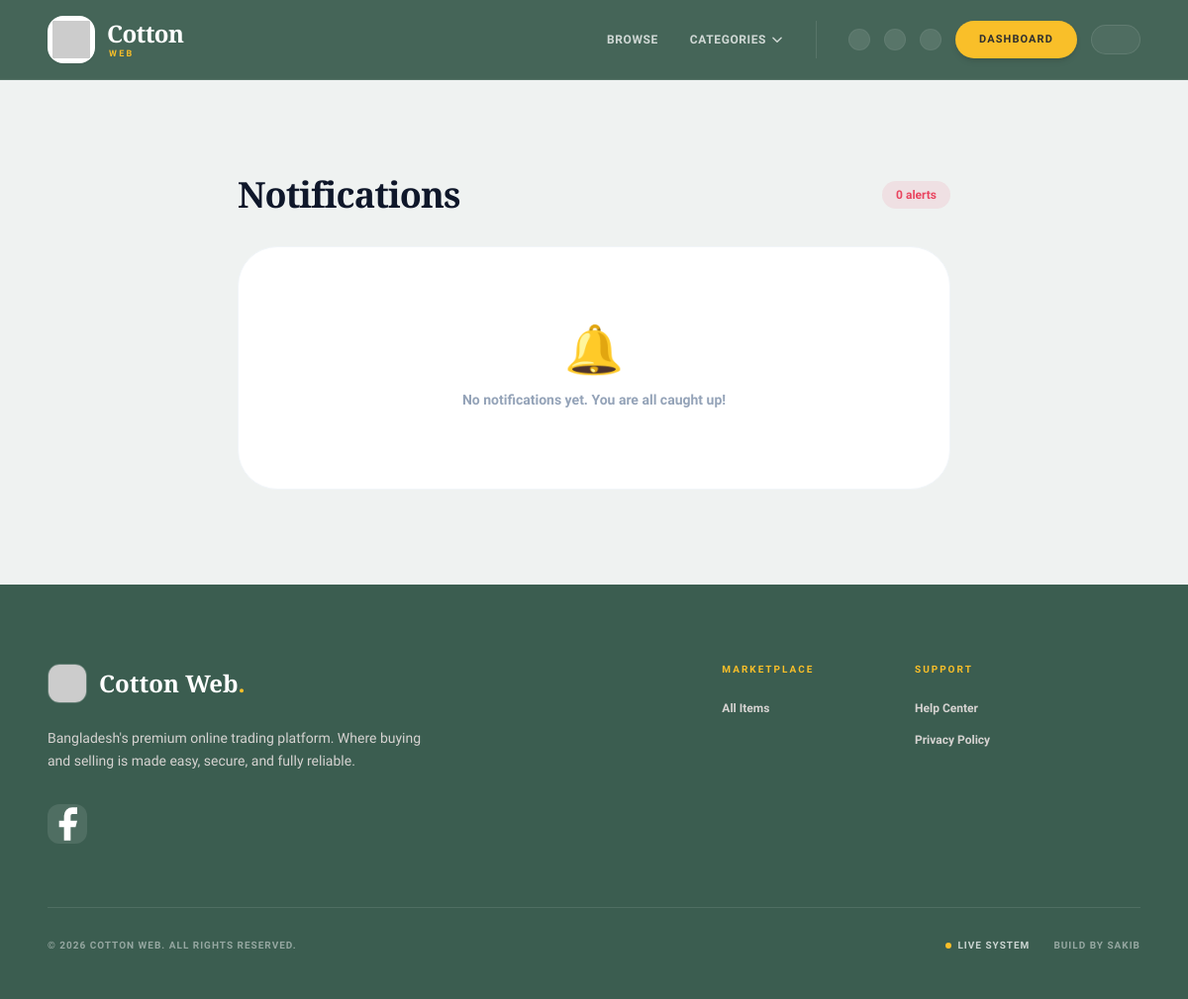
The app's page /notifications/ (signed in), older data.
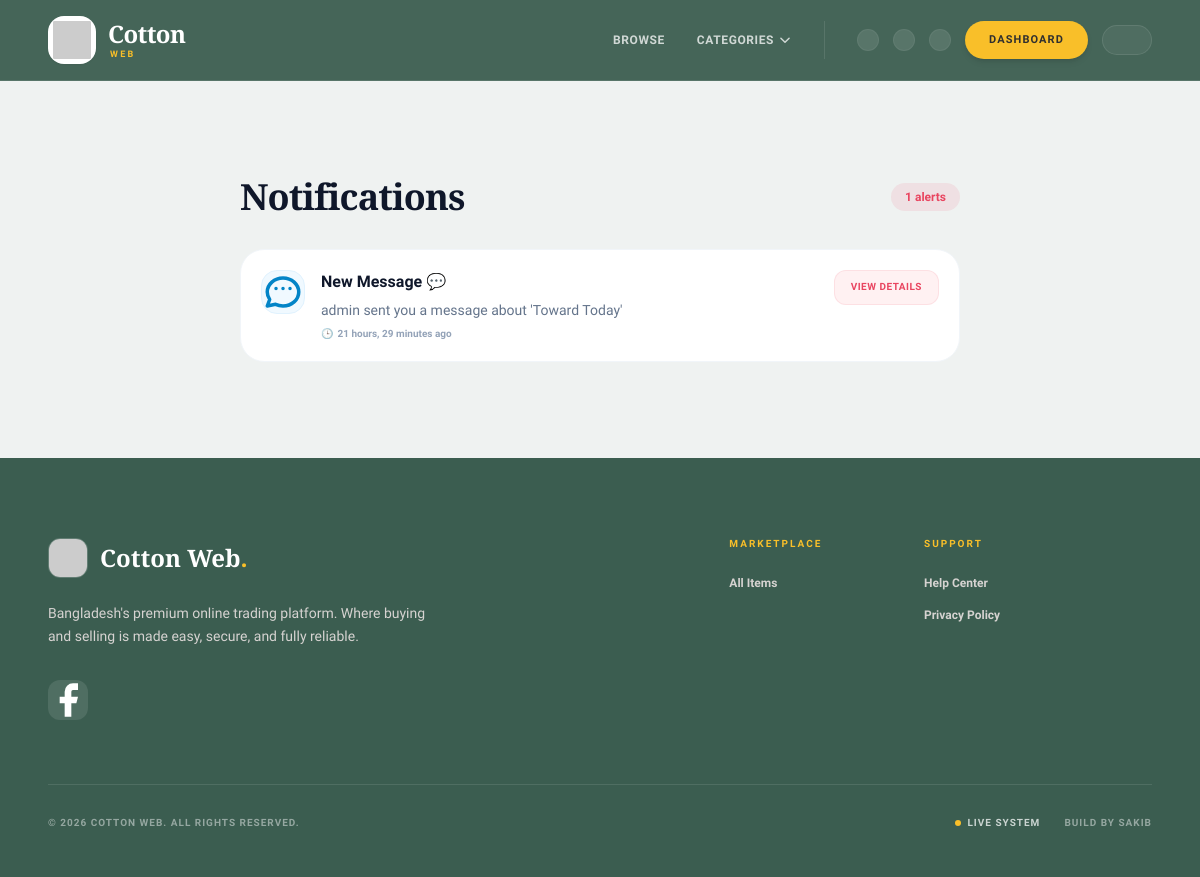
The same page, newer data.
### core/models.py (models this page shows, shortened)
class Notification(models.Model):
    NOTIFICATION_TYPES = [
        ('message', 'New Message'),
        ('sale', 'Item Sold'),
        ('admin', 'Admin Notice'),
        ('general', 'General'),
    ]
    user = models.ForeignKey(
        settings.AUTH_USER_MODEL,
        related_name='notifications',
        on_delete=models.CASCADE
    )
    title = models.CharField(max_length=200)
    message = models.TextField()
    notification_type = models.CharField(
        max_length=20,
        choices=NOTIFICATION_TYPES,
        default='general'
    )
    is_read = models.BooleanField(default=False)
    created_at = models.DateTimeField(auto_now_add=True)
    link = models.CharField(max_length=500, blank=True, null=True)
    class Meta:
        ordering = ('-created_at',)

### core/views.py (the view)
# urls.py: path('notifications/', views.notifications, name='notifications'),
@login_required
def notifications(request):
    notifs = Notification.objects.filter(user=request.user)
    notifs.filter(is_read=False).update(is_read=True)
    return render(request, 'core/notifications.html', {
        'notifications': notifs,
    })

### core/context_processors.py (called while the page is built)
def categories(request):
    return {
        'all_categories': Category.objects.all()
    }

def is_seller(request):
    if request.user.is_authenticated:
        return {
            'is_seller': request.user.user_type == 'Seller'
        }
    return {'is_seller': False}

def notification_count(request):
    if request.user.is_authenticated:
        count = Notification.objects.filter(
            user=request.user,
            is_read=False
        ).count()
        return {'unread_notification_count': count}
    return {'unread_notification_count': 0}

### core/templates/core/notifications.html (shortened to what this page needs)
{% extends 'core/base.html' %}
{% block content %}
<div class="bazaar-container max-w-3xl mx-auto py-10 px-4 sm:px-6">
    <div class="flex items-center justify-between mb-8">
        <h1 class="bazaar-title text-3xl md:text-4xl font-black text-[#0f172a] tracking-tight">Notifications</h1>
        <span class="text-xs font-bold text-[#e94560] bg-[#e94560]/10 px-3.5 py-1.5 rounded-full">{{ notifications|length }} alerts</span>
    </div>
    {% if notifications %}
        <div class="space-y-4">
            {% for notif in notifications %}
                <div class="bg-white rounded-3xl border p-5 flex items-start gap-4 shadow-xs hover:shadow-md transition duration-300
                    {% if not notif.is_read %}border-l-4 border-l-[#e94560] border-y-slate-100 border-r-slate-100{% else %}border-slate-100{% endif %}">
                    <div class="flex-shrink-0 w-11 h-11 rounded-2xl flex items-center justify-center border
                        {% if notif.notification_type == 'message' %}bg-sky-50 border-sky-100 text-sky-600
                        {% elif notif.notification_type == 'sale' %}bg-emerald-50 border-emerald-100 text-emerald-600
                        {% elif notif.notification_type == 'admin' %}bg-amber-50 border-amber-100 text-amber-600
                        {% else %}bg-slate-50 border-slate-100 text-slate-500{% endif %}">
                        {% if notif.notification_type == 'message' %}
                            <svg class="w-5.5 h-5.5" fill="none" viewBox="0 0 24 24" stroke="currentColor" stroke-width="2">
                                <path stroke-linecap="round" stroke-linejoin="round" d="M8 10h.01M12 10h.01M16 10h.01M21 12c0 4.418-4.03 8-9 8a9.863 9.863 0 01-4.255-.949L3 20l1.395-3.72C3.512 15.042 3 13.574 3 12c0-4.418 4.03-8 9-8s9 3.582 9 8z"/>
                            </svg>
                        {% elif notif.notification_type == 'sale' %}
                            <svg class="w-5.5 h-5.5" fill="none" viewBox="0 0 24 24" stroke="currentColor" stroke-width="2">
                                <path stroke-linecap="round" stroke-linejoin="round" d="M9 12l2 2 4-4m6 2a9 9 0 11-18 0 9 9 0 0118 0z"/>
                            </svg>
                        {% else %}
                            <svg class="w-5.5 h-5.5" fill="none" viewBox="0 0 24 24" stroke="currentColor" stroke-width="2">
                                <path stroke-linecap="round" stroke-linejoin="round" d="M13 16h-1v-4h-1m1-4h.01M21 12a9 9 0 11-18 0 9 9 0 0118 0z"/>
                            </svg>
                        {% endif %}
                    </div>
                    <div class="flex-1 min-w-0">
                        <div class="flex items-start justify-between gap-2">
                            <p class="font-extrabold text-[#0f172a] text-sm md:text-base leading-tight">{{ notif.title }}</p>
                        </div>
                        <p class="text-xs md:text-sm text-slate-500 font-medium mt-1.5 leading-relaxed">{{ notif.message }}</p>
                        <p class="text-[10px] text-slate-400 font-bold mt-2 flex items-center gap-1">
                            <span>🕒</span> {{ notif.created_at|timesince }} ago
                        </p>
                    </div>
                    {% if notif.link %}
                        <a href="{% url 'core:notification_read' notif.pk %}"
                           class="flex-shrink-0 px-4 py-2.5 text-[10px] font-black uppercase tracking-wider text-[#e94560] bg-rose-50 hover:bg-[#e94560] hover:text-white rounded-xl transition duration-200 border border-[#e94560]/10">
                            View Details
                        </a>
                    {% endif %}
                </div>
            {% endfor %}
        </div>
    {% else %}
        <div class="text-center py-20 bg-white rounded-[2.5rem] border border-slate-100 shadow-xs">
            <span class="text-5xl block mb-4">🔔</span>
            <p class="text-slate-400 text-sm font-bold">No notifications yet. You are all caught up!</p>
        </div>
    {% endif %}
</div>
{% endblock %}

### core/templates/core/base.html (shortened to what this page needs)
{% load static %}
<!DOCTYPE html>
<html lang="en">
<head>
    <script src="https://cdn.tailwindcss.com"></script>
</head>
<body class="bg-[#eff2f1] flex flex-col min-h-screen text-[#2f2f2f] leading-tight">
    <nav class="sticky top-0 z-50 glass-nav border-b border-white/10 py-4 px-6 md:px-12 transition-all duration-300">
        <div class="max-w-7xl mx-auto flex justify-between items-center">
            <a href="/" class="group flex items-center gap-3">
                <div class="logo-container relative w-12 h-12 flex items-center justify-center overflow-hidden rounded-2xl bg-white border border-white/20 shadow-sm transition-all">
                    <img src="{% static 'images/logo.jpg' %}" alt="Cotton Web Logo"
                         class="w-full h-full object-contain p-1"
                         onerror="this.onerror=null; this.src='https://ui-avatars.com/api/?name=CW&background=3b5d50&color=fff&bold=true'">
                </div>
                <div class="flex flex-col">
                    <span class="furni-title text-2xl font-black tracking-tight text-white leading-none group-hover:text-[#f9bf29] transition-colors">Cotton</span>
                    <span class="text-[9px] font-black text-[#f9bf29] uppercase tracking-[0.25em] leading-none mt-1 pl-0.5">Web</span>
                </div>
            </a>
            <div class="hidden md:flex items-center gap-8">
                <div class="flex items-center gap-8">
                    <a href="{% url 'item:items' %}" class="nav-link text-xs font-extrabold text-white/75 hover:text-white uppercase tracking-wider">Browse</a>
                    <div class="dropdown relative">
                        <button class="nav-link text-xs font-extrabold text-white/75 hover:text-white uppercase tracking-wider flex items-center gap-1">
                            Categories
                            <svg xmlns="http://www.w3.org/2000/svg" class="h-3.5 w-3.5" fill="none" viewBox="0 0 24 24" stroke="currentColor">
                                <path stroke-linecap="round" stroke-linejoin="round" stroke-width="2.5" d="M19 9l-7 7-7-7"/>
                            </svg>
                        </button>
                    </div>
                </div>
                <div class="flex items-center gap-3.5 pl-8 border-l border-white/10">
                    {% if request.user.is_authenticated %}
                        {% if request.user.user_type == 'Seller' %}
                            <a href="{% url 'conversation:inbox' %}"
                               class="group relative p-2.5 bg-white/10 hover:bg-white/20 rounded-2xl border border-white/5 transition-all animate-fade-in"
                               title="Inbox">
                                <svg xmlns="http://www.w3.org/2000/svg" class="h-5.5 w-5.5 text-white/75 group-hover:text-white" fill="none" viewBox="0 0 24 24" stroke="currentColor">
                                    <path stroke-linecap="round" stroke-linejoin="round" stroke-width="1.8" d="M3 8l7.89 5.26a2 2 0 002.22 0L21 8M5 19h14a2 2 0 002-2V7a2 2 0 00-2-2H5a2 2 0 00-2 2v10a2 2 0 002 2z"/>
                                </svg>
                            </a>
                        {% elif request.user.user_type == 'Buyer' %}
                            <a href="{% url 'cart:detail' %}"
                               class="group relative p-2.5 bg-white/10 hover:bg-white/20 rounded-2xl border border-white/5 transition-all animate-fade-in"
                               title="Cart">
                            </a>
                            <a href="{% url 'conversation:inbox' %}"
                               class="group relative p-2.5 bg-white/10 hover:bg-white/20 rounded-2xl border border-white/5 transition-all animate-fade-in"
                               title="Messages">
                            </a>
                        {% endif %}
                        <a href="{% url 'core:notifications' %}"
                           class="group relative p-2.5 bg-white/10 hover:bg-white/20 rounded-2xl border border-white/5 transition-all"
                           title="Notifications">
                        </a>
                        <a href="{% url 'dashboard:index' %}" class="flex items-center gap-2 px-6 py-3 bg-[#f9bf29] text-[#2f2f2f] text-[11px] font-black uppercase tracking-widest rounded-full hover:bg-white hover:text-[#3b5d50] transition-all duration-300 shadow-md active:scale-95">
                            Dashboard
                        </a>
                        <div class="flex gap-1 bg-white/5 p-1.5 rounded-2xl border border-white/10">
                            <a href="{% url 'core:changePass' %}" title="Change Password" class="p-2 text-white/60 hover:bg-white/10 hover:text-[#f9bf29] rounded-xl transition-all">
                            </a>
                            <a href="{% url 'core:logout' %}" title="Logout" class="p-2 text-rose-300 hover:bg-white/10 rounded-xl transition-all">
                            </a>
                        </div>
                    {% endif %}
                </div>
            </div>
        </div>
    </nav>
    <main class="flex-grow">
        <div class="max-w-7xl mx-auto px-6 py-10 md:py-14">
            {% block content %}
            {% endblock %}
        </div>
    </main>
    <footer class="bg-[#3b5d50] text-[#eff2f1] pt-20 pb-12 px-6 md:px-12 mt-auto">
        <div class="max-w-7xl mx-auto">
            <div class="grid grid-cols-1 md:grid-cols-12 gap-16 mb-16">
                <div class="md:col-span-5">
                    <a href="/" class="flex items-center gap-3 mb-6">
                        <img src="{% static 'images/logo.jpg' %}" alt="Cotton Web"
                             class="w-10 h-10 object-contain rounded-xl border border-white/20 shadow-xs"
                             onerror="this.onerror=null; this.src='https://ui-avatars.com/api/?name=CW&background=f9bf29&color=2f2f2f'">
                        <span class="furni-title text-2xl font-black text-white">Cotton Web<span class="text-[#f9bf29]">.</span></span>
                    </a>
                    <p class="text-stone-300 leading-relaxed max-w-sm mb-8 font-medium text-sm">
                        Bangladesh's premium online trading platform. Where buying and selling is made easy, secure, and fully reliable.
                    </p>
                    <div class="flex gap-4">
                        <a href="https://www.facebook.com/cottonweb3/" target="_blank"
                           class="w-10 h-10 bg-white/10 hover:bg-[#f9bf29] hover:text-[#2f2f2f] rounded-xl flex items-center justify-center text-white transition-all shadow-xs">
                            <svg class="w-4.5 h-4.5 fill-current" viewBox="0 0 24 24"><path d="M18 2h-3a5 5 0 0 0-5 5v3H7v4h3v8h4v-8h3l1-4h-4V7a1 1 0 0 1 1-1h3z"></path></svg>
                        </a>
                    </div>
                </div>
                <div class="md:col-span-2 md:col-start-8">
                    <h3 class="text-[10px] font-black uppercase tracking-[0.2em] text-[#f9bf29] mb-6">Marketplace</h3>
                    <ul class="space-y-4 font-bold text-xs text-stone-300">
                        <li><a href="{% url 'item:items' %}" class="hover:text-white transition-colors">All Items</a></li>
                    </ul>
                </div>
                <div class="md:col-span-2">
                    <h3 class="text-[10px] font-black uppercase tracking-[0.2em] text-[#f9bf29] mb-6">Support</h3>
                    <ul class="space-y-4 font-bold text-xs text-stone-300">
                        <li><a href="{% url 'core:contact' %}" class="hover:text-white transition-colors">Help Center</a></li>
                        <li><a href="#" class="hover:text-white transition-colors">Privacy Policy</a></li>
                    </ul>
                </div>
            </div>
            <div class="pt-8 border-t border-white/10 flex flex-col md:flex-row justify-between items-center gap-6">
                <p class="text-[10px] font-black uppercase tracking-widest text-[#eff2f1]/50">
                    &copy; 2026 Cotton Web. All rights reserved.
                </p>
                <div class="flex gap-6 text-[10px] font-black uppercase tracking-widest text-[#eff2f1]/80">
                    <span class="flex items-center gap-1.5">
                        <span class="w-1.5 h-1.5 bg-[#f9bf29] rounded-full animate-pulse"></span>
                        Live System
                    </span>
                    <span class="text-[#eff2f1]/50">Build By Sakib</span>
                </div>
            </div>
        </div>
    </footer>
</body>
</html>

### core/templates/core/base.html (style rules this page uses)
body { font-family: 'Plus Jakarta Sans', sans-serif; scroll-behavior: smooth; }
.furni-title { font-family: 'Playfair Display', serif; }
.nav-link { position: relative; transition: all 0.3s ease; }
.nav-link::after { content: ''; position: absolute; width: 0; height: 2px; bottom: -4px; left: 0; background-color: #f9bf29; transition: width 0.3s ease; }
.glass-nav { background: rgba(59, 93, 80, 0.95); backdrop-filter: blur(15px); -webkit-backdrop-filter: blur(15px); }
.logo-container img { transition: transform 0.6s cubic-bezier(0.16, 1, 0.3, 1); }

### core/templates/core/notifications.html (style rules this page uses)
.bazaar-container { font-family: 'Plus Jakarta Sans', sans-serif; }
.bazaar-title { font-family: 'Playfair Display', serif; }

Row changes from the older to the newer data that the page shows:
added Notification: notification_type "message" (drawn), title "New Message 💬", message "admin sent you a message about 'Toward Today'", created_at "21 hours, 29 minutes", link "VIEW DETAILS"
Text that changed along with them:
{{ notifications|length }}: "0" → "1"
text no longer shown: "🔔 No notifications yet. You are all caught up!"
